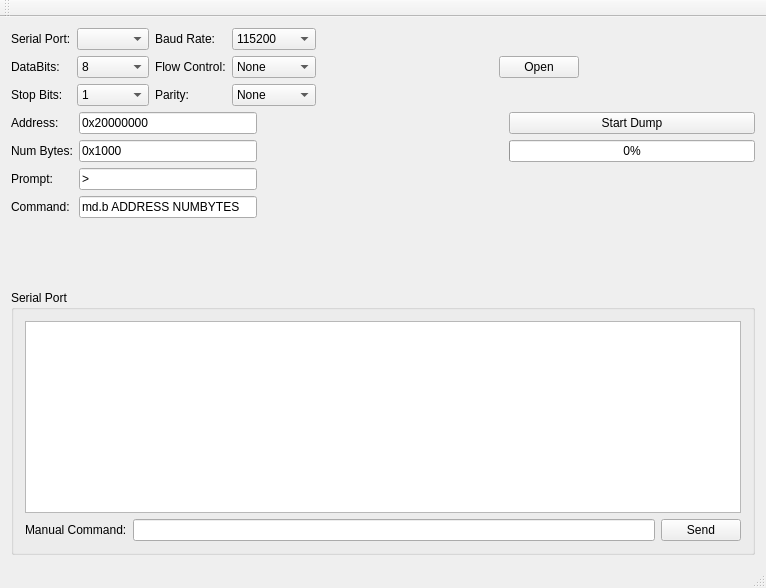
<?xml version="1.0" encoding="UTF-8"?>
<ui version="4.0">
 <class>MainWindow</class>
 <widget class="QMainWindow" name="MainWindow">
  <property name="geometry">
   <rect>
    <x>0</x>
    <y>0</y>
    <width>766</width>
    <height>588</height>
   </rect>
  </property>
  <property name="windowTitle">
   <string>MainWindow</string>
  </property>
  <widget class="QWidget" name="centralWidget">
   <layout class="QVBoxLayout" name="verticalLayout_3">
    <item>
     <layout class="QHBoxLayout" name="horizontalLayout">
      <item>
       <layout class="QGridLayout" name="gridLayout">
        <item row="0" column="0">
         <widget class="QLabel" name="label">
          <property name="text">
           <string>Serial Port:</string>
          </property>
         </widget>
        </item>
        <item row="0" column="1">
         <widget class="QComboBox" name="theSerialPortNamesCB"/>
        </item>
        <item row="0" column="2">
         <widget class="QLabel" name="label_2">
          <property name="text">
           <string>Baud Rate:</string>
          </property>
         </widget>
        </item>
        <item row="0" column="3">
         <widget class="QComboBox" name="theBaudRateCB">
          <item>
           <property name="text">
            <string>115200</string>
           </property>
          </item>
          <item>
           <property name="text">
            <string>57600</string>
           </property>
          </item>
          <item>
           <property name="text">
            <string>38400</string>
           </property>
          </item>
          <item>
           <property name="text">
            <string>19200</string>
           </property>
          </item>
          <item>
           <property name="text">
            <string>9600</string>
           </property>
          </item>
          <item>
           <property name="text">
            <string>4800</string>
           </property>
          </item>
          <item>
           <property name="text">
            <string>2400</string>
           </property>
          </item>
          <item>
           <property name="text">
            <string>1200</string>
           </property>
          </item>
         </widget>
        </item>
        <item row="1" column="0">
         <widget class="QLabel" name="label_3">
          <property name="text">
           <string>DataBits:</string>
          </property>
         </widget>
        </item>
        <item row="1" column="1">
         <widget class="QComboBox" name="theDataBitsCB">
          <item>
           <property name="text">
            <string>8</string>
           </property>
          </item>
          <item>
           <property name="text">
            <string>7</string>
           </property>
          </item>
          <item>
           <property name="text">
            <string>6</string>
           </property>
          </item>
          <item>
           <property name="text">
            <string>5</string>
           </property>
          </item>
         </widget>
        </item>
        <item row="1" column="2">
         <widget class="QLabel" name="label_11">
          <property name="text">
           <string>Flow Control:</string>
          </property>
         </widget>
        </item>
        <item row="1" column="3">
         <widget class="QComboBox" name="theFlowControlCB">
          <item>
           <property name="text">
            <string>None</string>
           </property>
          </item>
          <item>
           <property name="text">
            <string>Hardware</string>
           </property>
          </item>
          <item>
           <property name="text">
            <string>Software</string>
           </property>
          </item>
         </widget>
        </item>
        <item row="2" column="0">
         <widget class="QLabel" name="label_4">
          <property name="text">
           <string>Stop Bits:</string>
          </property>
         </widget>
        </item>
        <item row="2" column="1">
         <widget class="QComboBox" name="theStopBitsCB">
          <item>
           <property name="text">
            <string>1</string>
           </property>
          </item>
          <item>
           <property name="text">
            <string>1.5</string>
           </property>
          </item>
          <item>
           <property name="text">
            <string>2</string>
           </property>
          </item>
         </widget>
        </item>
        <item row="2" column="2">
         <widget class="QLabel" name="label_5">
          <property name="text">
           <string>Parity:</string>
          </property>
         </widget>
        </item>
        <item row="2" column="3">
         <widget class="QComboBox" name="theParityCB">
          <item>
           <property name="text">
            <string>None</string>
           </property>
          </item>
          <item>
           <property name="text">
            <string>Even</string>
           </property>
          </item>
          <item>
           <property name="text">
            <string>Odd</string>
           </property>
          </item>
         </widget>
        </item>
       </layout>
      </item>
      <item>
       <spacer name="horizontalSpacer_2">
        <property name="orientation">
         <enum>Qt::Horizontal</enum>
        </property>
        <property name="sizeHint" stdset="0">
         <size>
          <width>40</width>
          <height>20</height>
         </size>
        </property>
       </spacer>
      </item>
      <item>
       <widget class="QPushButton" name="theSerialPortButton">
        <property name="text">
         <string>Open</string>
        </property>
       </widget>
      </item>
      <item>
       <spacer name="horizontalSpacer_3">
        <property name="orientation">
         <enum>Qt::Horizontal</enum>
        </property>
        <property name="sizeHint" stdset="0">
         <size>
          <width>40</width>
          <height>20</height>
         </size>
        </property>
       </spacer>
      </item>
     </layout>
    </item>
    <item>
     <layout class="QHBoxLayout" name="horizontalLayout_3">
      <item>
       <layout class="QFormLayout" name="formLayout">
        <item row="0" column="0">
         <widget class="QLabel" name="label_7">
          <property name="text">
           <string>Address:</string>
          </property>
         </widget>
        </item>
        <item row="0" column="1">
         <widget class="QLineEdit" name="theAddressLineEdit">
          <property name="text">
           <string>0x20000000</string>
          </property>
         </widget>
        </item>
        <item row="1" column="0">
         <widget class="QLabel" name="label_10">
          <property name="text">
           <string>Num Bytes:</string>
          </property>
         </widget>
        </item>
        <item row="1" column="1">
         <widget class="QLineEdit" name="theNumBytesLineEdit">
          <property name="text">
           <string>0x1000</string>
          </property>
         </widget>
        </item>
        <item row="2" column="0">
         <widget class="QLabel" name="label_8">
          <property name="text">
           <string>Prompt:</string>
          </property>
         </widget>
        </item>
        <item row="2" column="1">
         <widget class="QLineEdit" name="thePromptLineEdit">
          <property name="text">
           <string>&gt;</string>
          </property>
         </widget>
        </item>
        <item row="3" column="0">
         <widget class="QLabel" name="label_9">
          <property name="text">
           <string>Command:</string>
          </property>
         </widget>
        </item>
        <item row="3" column="1">
         <widget class="QLineEdit" name="theCommandLineEdit">
          <property name="text">
           <string>md.b ADDRESS NUMBYTES</string>
          </property>
         </widget>
        </item>
       </layout>
      </item>
      <item>
       <spacer name="horizontalSpacer">
        <property name="orientation">
         <enum>Qt::Horizontal</enum>
        </property>
        <property name="sizeHint" stdset="0">
         <size>
          <width>40</width>
          <height>20</height>
         </size>
        </property>
       </spacer>
      </item>
      <item>
       <layout class="QVBoxLayout" name="verticalLayout_2">
        <item>
         <widget class="QPushButton" name="theDumpButton">
          <property name="text">
           <string>Start Dump</string>
          </property>
         </widget>
        </item>
        <item>
         <widget class="QProgressBar" name="theDumpProgressBar">
          <property name="value">
           <number>0</number>
          </property>
         </widget>
        </item>
        <item>
         <spacer name="verticalSpacer">
          <property name="orientation">
           <enum>Qt::Vertical</enum>
          </property>
          <property name="sizeHint" stdset="0">
           <size>
            <width>20</width>
            <height>40</height>
           </size>
          </property>
         </spacer>
        </item>
       </layout>
      </item>
     </layout>
    </item>
    <item>
     <widget class="QGroupBox" name="groupBox">
      <property name="title">
       <string>Serial Port</string>
      </property>
      <layout class="QVBoxLayout" name="verticalLayout">
       <item>
        <widget class="QListWidget" name="theSerialText">
         <property name="font">
          <font>
           <family>Monospace</family>
           <pointsize>8</pointsize>
          </font>
         </property>
        </widget>
       </item>
       <item>
        <layout class="QHBoxLayout" name="horizontalLayout_2">
         <item>
          <widget class="QLabel" name="label_6">
           <property name="text">
            <string>Manual Command:</string>
           </property>
          </widget>
         </item>
         <item>
          <widget class="QLineEdit" name="theManucalCommandLineEdit"/>
         </item>
         <item>
          <widget class="QPushButton" name="theManualCommandSendButton">
           <property name="text">
            <string>Send</string>
           </property>
          </widget>
         </item>
        </layout>
       </item>
      </layout>
     </widget>
    </item>
   </layout>
  </widget>
  <widget class="QMenuBar" name="menuBar">
   <property name="geometry">
    <rect>
     <x>0</x>
     <y>0</y>
     <width>766</width>
     <height>22</height>
    </rect>
   </property>
  </widget>
  <widget class="QToolBar" name="mainToolBar">
   <property name="windowTitle">
    <string>U-Boot Dumper</string>
   </property>
   <attribute name="toolBarArea">
    <enum>TopToolBarArea</enum>
   </attribute>
   <attribute name="toolBarBreak">
    <bool>false</bool>
   </attribute>
  </widget>
  <widget class="QStatusBar" name="statusBar"/>
 </widget>
 <layoutdefault spacing="6" margin="11"/>
 <resources/>
 <connections/>
</ui>
